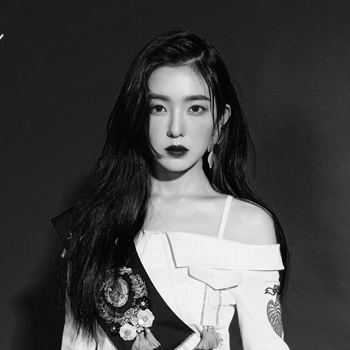
#> input picture src/media/images/image2.jpg, 350 x 350 px
$ python -i utils.py   (imports and definitions only)
#> lines starting #> are read from the running program, lines starting #| are printed output that depends on the picture; after the words box and inside, x2 and y2 are one past the last pixel; in counts of white or black regions, pixels touching at a corner belong together
#> further down, picture is the input picture: shape (350, 350, 3); min 0, max 255, mean 71.7
import cv2
import numpy as np

# [29 lines left out: functions negative, brightening, not called in this run]

def boolean(image):
    shape = len(image.shape)
#> shape = 3
    if shape==3:
        image = cv2.cvtColor(image,cv2.COLOR_BGR2GRAY)
    thresh, biner = cv2.threshold(image, 125, 255, cv2.THRESH_BINARY)
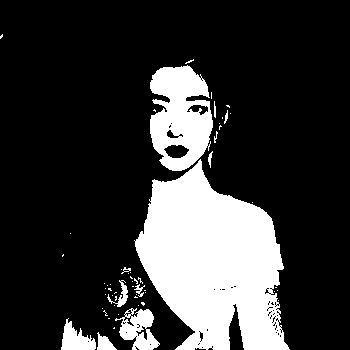
#> biner: shape (350, 350); 21.2% white; 57 white regions (45 under 20 px), largest, box (x1, y1, x2, y2) and area: (134, 159, 290, 350) 18968, (150, 65, 213, 171) 4644, (115, 308, 160, 350) 1016
    notBooleanImage = cv2.bitwise_not(biner)
    return

# [52 lines left out: functions rotation, arithmetic, get_filtered_image, not called in this run]

>>> import cv2
>>> picture = cv2.imread('../media/images/image2.jpg')
>>> result = boolean(picture)
